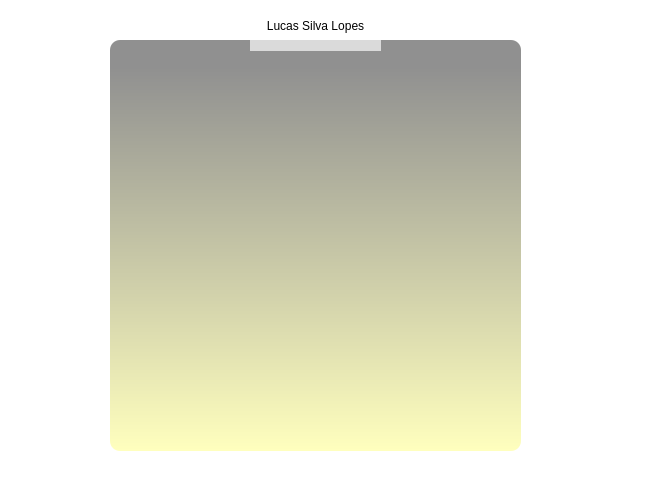
<?xml version="1.0" encoding="UTF-8"?>
<ui version="4.0">
 <class>Form</class>
 <widget class="QWidget" name="Form">
  <property name="geometry">
   <rect>
    <x>0</x>
    <y>0</y>
    <width>656</width>
    <height>494</height>
   </rect>
  </property>
  <property name="windowTitle">
   <string>Form</string>
  </property>
  <property name="styleSheet">
   <string notr="true">background-color: rgba(255, 255, 255, 170);</string>
  </property>
  <widget class="QLabel" name="label">
   <property name="geometry">
    <rect>
     <x>110</x>
     <y>40</y>
     <width>411</width>
     <height>411</height>
    </rect>
   </property>
   <property name="styleSheet">
    <string notr="true">background-color: qlineargradient(spread:pad, x1:0, y1:1, x2:0, y2:0, stop:0 rgba(255, 255, 127, 130), stop:0.935 rgba(37, 37, 37, 130));
border-radius:10px;
</string>
   </property>
   <property name="text">
    <string/>
   </property>
  </widget>
  <widget class="QLabel" name="label_2">
   <property name="geometry">
    <rect>
     <x>250</x>
     <y>0</y>
     <width>131</width>
     <height>51</height>
    </rect>
   </property>
   <property name="styleSheet">
    <string notr="true">font: 75 italic 10pt &quot;Comic Sans MS&quot;;
</string>
   </property>
   <property name="midLineWidth">
    <number>-1</number>
   </property>
   <property name="text">
    <string>Lucas Silva Lopes</string>
   </property>
   <property name="scaledContents">
    <bool>false</bool>
   </property>
   <property name="alignment">
    <set>Qt::AlignCenter</set>
   </property>
  </widget>
 </widget>
 <resources/>
 <connections/>
</ui>
